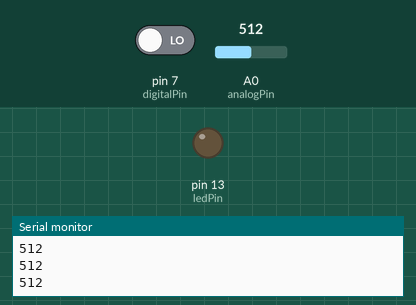
Recording of a sketch running on a simulated Arduino Uno, built with avr-gcc and run on an emulated ATmega328P. Parts: output pins drawn as LEDs (lit = HIGH), the last lines printed to the serial monitor. The inputs (shaded band) are chosen by the test bench; at power-on: pin 7 (digitalPin) LOW, A0 (analogPin) = 512.

Above: at 1.3 s.
1.4 s: pin 7 (digitalPin) driven HIGH
At 2.0 s:
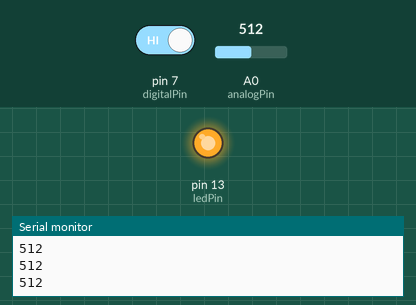
3.0 s: pin 7 (digitalPin) driven LOW
At 4.4 s:
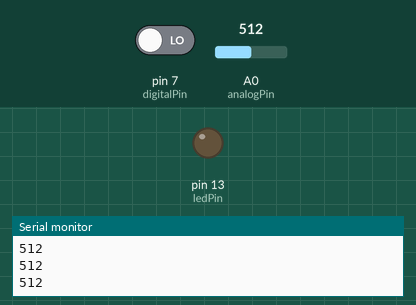
Timing chart, 0 to 6.0 s (numbered marks = the images above; inputs shaded):
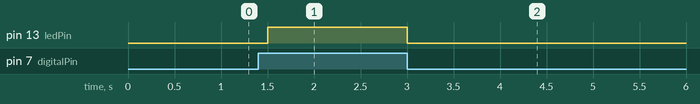

The sketch:

flameSensor.ino
```cpp
int digitalPin = 7;   // KY-037 digital interface
int analogPin = A0;   // KY-037 analog interface
int ledPin = 13;      // Arduino LED pin
int digitalVal;       // digital readings
int analogVal;        // analog readings
void setup()
{
  pinMode(digitalPin,INPUT);
  pinMode(analogPin, INPUT);
  pinMode(ledPin,OUTPUT);
  Serial.begin(9600);
}
void loop()
{
  // Read the digital inteface
  digitalVal = digitalRead(digitalPin);

  if(digitalVal == HIGH)
  {
    digitalWrite(ledPin, HIGH); // Turn ON Arduino's LED
  }
  else
  {
    digitalWrite(ledPin, LOW);  // Turn OFF Arduino's LED
  }
  // Read analog interface
  analogVal = analogRead(analogPin);
  // Print analog value to serial
  Serial.println(analogVal);
  delay(500);
}
```

Measured:
- after the input at 1.4 s, pin 13 (ledPin): LOW → HIGH after 0.10 s
- after the input at 3.0 s, pin 13 (ledPin): HIGH → LOW at once
